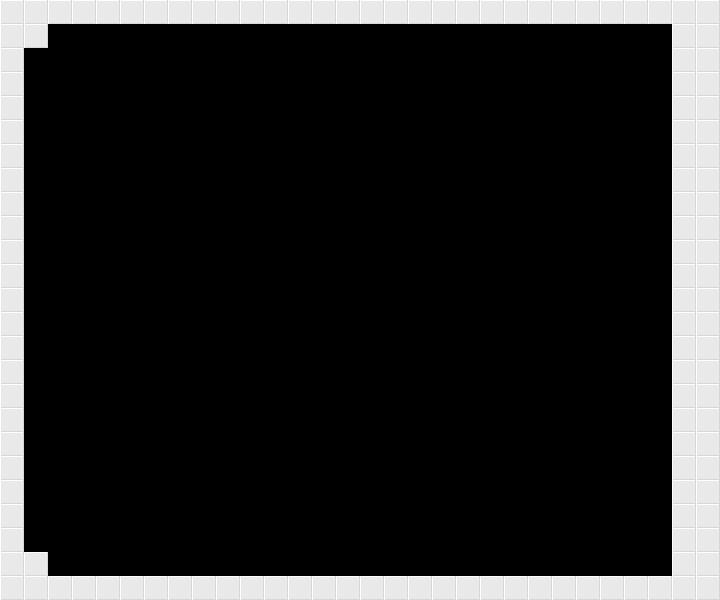

This is a level from a 2D game, rendered from its Tiled map with the project's own tilesets. A one-line summary and the complete map file follow:
An orthogonal 30x25 tile map with 24x24 px tiles, 1 tile layer (Camada de Tiles 1).

<map version="1.4" tiledversion="1.4.3" orientation="orthogonal" renderorder="right-down" width="30" height="25" tilewidth="24" tileheight="24" infinite="0" nextlayerid="2" nextobjectid="1">
 <editorsettings>
  <export target="mapa.json" format="json" />
 </editorsettings>
 <tileset firstgid="1" source="tiles.tsx" />
 <layer id="1" name="Camada de Tiles 1" width="30" height="25">
  <data encoding="csv">
6,6,6,6,6,6,6,6,6,6,6,6,6,6,6,6,6,6,6,6,6,6,6,6,6,6,6,6,6,6,
6,6,0,0,0,0,0,0,0,0,0,0,0,0,0,0,0,0,0,0,0,0,0,0,0,0,0,0,6,6,
6,0,0,0,0,0,0,0,0,0,0,0,0,0,0,0,0,0,0,0,0,0,0,0,0,0,0,0,6,6,
6,0,0,0,0,0,0,0,0,0,0,0,0,0,0,0,0,0,0,0,0,0,0,0,0,0,0,0,6,6,
6,4,0,0,0,0,0,0,0,0,0,0,0,0,0,0,0,0,0,0,0,0,0,0,0,0,0,0,6,6,
6,0,0,0,0,0,0,0,0,4,0,0,0,0,0,0,0,0,0,0,0,0,0,0,0,0,0,0,6,6,
6,0,0,0,0,0,0,0,4,0,0,0,0,0,0,0,0,0,0,0,0,0,0,0,0,0,0,0,6,6,
6,0,0,0,0,0,0,0,0,0,0,0,0,0,0,0,0,0,0,0,0,0,0,0,0,0,0,0,6,6,
6,0,0,0,0,0,0,0,0,0,0,0,0,0,0,0,0,0,0,0,0,0,0,0,0,0,0,0,6,6,
6,0,0,0,0,0,0,0,0,0,0,0,0,0,0,0,0,0,0,0,0,0,0,0,0,0,0,0,6,6,
6,0,0,0,0,0,0,0,0,0,0,0,0,0,0,0,0,0,0,0,0,0,0,0,0,0,0,0,6,6,
6,0,0,0,0,0,0,0,0,0,0,0,0,0,0,0,0,0,0,0,0,0,0,0,0,0,0,0,6,6,
6,0,0,0,0,0,0,0,0,0,0,0,0,0,0,0,0,0,0,0,0,0,0,0,0,0,0,0,6,6,
6,0,0,0,0,0,0,0,0,0,0,0,0,0,0,0,0,0,0,0,0,0,0,0,0,0,0,0,6,6,
6,0,0,0,0,0,0,0,0,0,0,0,0,0,0,0,0,0,0,0,0,0,0,0,0,0,0,0,6,6,
6,0,0,0,0,0,0,0,0,0,0,0,0,0,0,0,0,0,0,0,0,0,0,0,0,0,0,0,6,6,
6,0,0,0,0,0,0,0,0,0,0,0,0,0,0,0,0,0,0,0,0,0,0,0,0,0,0,0,6,6,
6,0,0,0,0,0,0,0,0,0,0,0,0,0,0,0,0,0,0,0,0,0,0,0,0,0,0,0,6,6,
6,0,0,0,0,0,0,0,0,0,0,0,0,0,0,0,0,0,0,0,0,0,0,0,0,0,0,0,6,6,
6,0,0,0,0,0,0,0,0,0,0,0,0,0,0,0,0,0,0,0,0,0,0,0,0,0,0,0,6,6,
6,0,0,0,0,0,0,0,0,0,0,0,0,0,0,0,0,0,0,0,0,0,0,0,0,0,0,0,6,6,
6,0,0,0,0,0,0,0,0,0,0,0,0,0,0,0,0,0,0,0,0,0,0,0,0,0,0,0,6,6,
6,0,0,0,0,0,0,0,0,0,0,0,0,0,0,0,0,0,0,0,0,0,0,0,0,0,0,0,6,6,
6,6,0,0,0,0,0,0,0,0,0,0,0,0,0,0,0,0,0,0,0,0,0,0,0,0,0,0,6,6,
6,6,6,6,6,6,6,6,6,6,6,6,6,6,6,6,6,6,6,6,6,6,6,6,6,6,6,6,6,6
</data>
 </layer>
</map>
